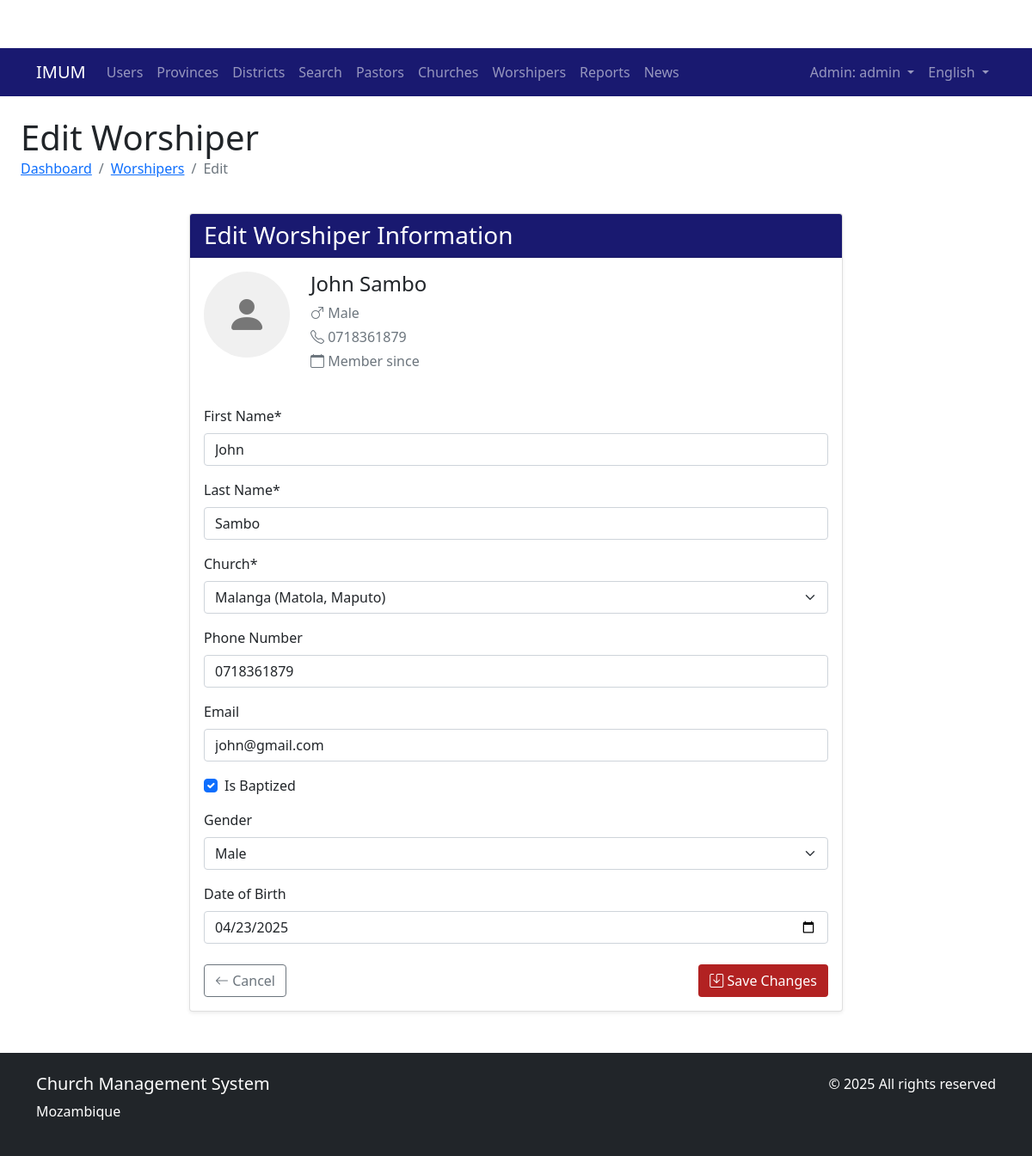
The app's page /worshipers/1/edit/ (signed in) with its own data.
### church/models.py (models this page shows, shortened)
class User(AbstractUser):
    ROLE_CHOICES = (
        ('ADMIN', _('Admin')),
        ('MAIN_REVEREND', _('Main Reverend')),
        ('PASTOR', _('Pastor')),
    )
    GENDER_CHOICES = (
        ('M', _('Male')),
        ('F', _('Female')),
        ('O', _('Other')),
    )
    PASTOR_CATEGORY_CHOICES = (
        ('DEACON', _('Deacon')),
        ('PROBATIONARY', _('Probationary')),
        ('PRESBYTER', _('Presbyter')),
    )
    role = models.CharField(max_length=20, choices=ROLE_CHOICES, default='PASTOR')
    phone_number = models.CharField(max_length=20, blank=True, null=True)
    profile_picture = models.ImageField(upload_to='profile_pics/', blank=True, null=True)
    address = models.TextField(blank=True, null=True)
    gender = models.CharField(max_length=1, choices=GENDER_CHOICES, blank=True, null=True)
    date_of_birth = models.DateField(blank=True, null=True)
    created_by = models.ForeignKey(
        'self',
        on_delete=models.SET_NULL,
        null=True,
        blank=True,
        related_name='created_users',
        verbose_name=_('Created By')
    )
    groups = models.ManyToManyField(
        Group,
        verbose_name=_('groups'),
        blank=True,
        help_text=_(
            'The groups this user belongs to. A user will get all permissions '
            'granted to each of their groups.'
        ),
        related_name="church_user_set",
        related_query_name="church_user",
    )
    user_permissions = models.ManyToManyField(
        Permission,
        verbose_name=_('user permissions'),
        blank=True,
        help_text=_('Specific permissions for this user.'),
        related_name="church_user_set",
        related_query_name="church_user",
    )
    pastor_category = models.CharField(
        max_length=20,
        choices=PASTOR_CATEGORY_CHOICES,
        null=True,
        blank=True,
        verbose_name=_('Pastor Category')
    )
    class Meta:
        verbose_name = _('user')
        verbose_name_plural = _('users')

class Worshiper(models.Model):
    GENDER_CHOICES = (
        ('M', _('Male')),
        ('F', _('Female')),
        ('O', _('Other')),
    )
    first_name = models.CharField(max_length=100, verbose_name=_('First Name'))
    last_name = models.CharField(max_length=100, verbose_name=_('Last Name'))
    church = models.ForeignKey(Church, on_delete=models.CASCADE, related_name='worshipers', verbose_name=_('Church'))
    phone_number = models.CharField(max_length=20, blank=True, null=True, verbose_name=_('Phone Number'))
    email = models.EmailField(blank=True, null=True, verbose_name=_('Email'))
    is_baptized = models.BooleanField(default=False, verbose_name=_('Is Baptized'))
    is_deceased = models.BooleanField(default=False)
    gender = models.CharField(max_length=1, choices=GENDER_CHOICES, blank=True, null=True, verbose_name=_('Gender'))
    date_of_birth = models.DateField(blank=True, null=True, verbose_name=_('Date of Birth'))
    created_at = models.DateTimeField(auto_now_add=True, verbose_name=_('Created At'))
    class Meta:
        verbose_name = _('Worshiper')
        verbose_name_plural = _('Worshipers')
        indexes = [
            models.Index(fields=['is_baptized']),
            models.Index(fields=['is_deceased']),
            models.Index(fields=['gender']),
            models.Index(fields=['date_of_birth']),
            models.Index(fields=['email']),
            models.Index(fields=['church']),
        ]

### church/views.py (the view)
# urls.py: path('worshipers/<int:pk>/edit/', views.worshiper_edit, name='worshiper_edit'),
@login_required
def worshiper_edit(request, pk):
    if request.user.role not in ['ADMIN', 'PASTOR']:
        messages.error(request, _('You do not have permission to access this page.'))
        return redirect('dashboard')
    worshiper = get_object_or_404(Worshiper, pk=pk)
    if request.user.role == 'PASTOR' and worshiper.church.pastor != request.user:
        messages.error(request, _('You can only edit worshipers in your church.'))
        return redirect('worshiper_list')
    if request.method == 'POST':
        form = WorshiperForm(request.POST, request.FILES, instance=worshiper)
        if form.is_valid():
            form.save()
            messages.success(request, _('Worshiper updated successfully!'))
            return redirect('worshiper_list')
    else:
        form = WorshiperForm(instance=worshiper)
        if request.user.role == 'PASTOR':
            form.fields['church'].queryset = Church.objects.filter(pastor=request.user)
            form.fields['church'].widget = forms.HiddenInput()
    return render(request, 'church/pastor/worshiper_edit.html', {'form': form, 'worshiper': worshiper})

### church/forms.py (shortened to what this page needs)
class WorshiperForm(forms.ModelForm):
    class Meta:
        model = Worshiper
        fields = ['first_name', 'last_name', 'church', 'phone_number', 'email', 'is_baptized', 'gender', 'date_of_birth']
        widgets = {
            'date_of_birth': forms.DateInput(attrs={'type': 'date'}),
            'gender': forms.Select(),
        }
        labels = {
            'first_name': _('First Name'),
            'last_name': _('Last Name'),
            'church': _('Church'),
            'phone_number': _('Phone Number'),
            'email': _('Email'),
            'is_baptized': _('Is Baptized'),
            'gender': _('Gender'),
            'date_of_birth': _('Date of Birth'),
        }
    def __init__(self, *args, user=None, **kwargs):
        super().__init__(*args, **kwargs)

### church/models.py (called while the page is built)
    def __str__(self):
        return f"{self.name}, {self.province.name}"

    def __str__(self):
        return f"{self.name} ({self.district})"

### templates/church/pastor/worshiper_edit.html (shortened to what this page needs)
{% extends "church/base.html" %}
{% load i18n crispy_forms_tags %}
{% block content %}
<div class="container-fluid">
    <div class="row mb-4">
        <div class="col">
            <h1 class="mb-0">{% trans "Edit Worshiper" %}</h1>
            <nav aria-label="breadcrumb">
                <ol class="breadcrumb">
                    <li class="breadcrumb-item"><a href="{% url 'church:dashboard' %}">{% trans "Dashboard" %}</a></li>
                    <li class="breadcrumb-item"><a href="{% url 'church:worshiper_list' %}">{% trans "Worshipers" %}</a></li>
                    <li class="breadcrumb-item active" aria-current="page">{% trans "Edit" %}</li>
                </ol>
            </nav>
        </div>
    </div>
    <div class="row justify-content-center">
        <div class="col-lg-8">
            <div class="card shadow-sm">
                <div class="card-header" style="background-color: #191970; color: white;">
                    <h3 class="card-title mb-0">{% trans "Edit Worshiper Information" %}</h3>
                </div>
                <div class="card-body">
                    <div class="row mb-4">
                        <div class="col-auto">
                            {% if worshiper.photo %}
                            <img src="{{ worshiper.photo.url }}" alt="Worshiper Photo" class="rounded-circle" width="100" height="100">
                            {% else %}
                            <div class="rounded-circle d-flex align-items-center justify-content-center" style="width: 100px; height: 100px; background-color: #f0f0f0;">
                                <i class="bi bi-person-fill" style="font-size: 3rem; color: #777;"></i>
                            </div>
                            {% endif %}
                        </div>
                        <div class="col">
                            <h4>{{ worshiper.first_name }} {{ worshiper.last_name }}</h4>
                            <p class="text-muted mb-1">
                                <i class="bi bi-gender-{% if worshiper.gender == 'M' %}male{% elif worshiper.gender == 'F' %}female{% else %}trans{% endif %}"></i>
                                {{ worshiper.get_gender_display }}
                            </p>
                            <p class="text-muted mb-1">
                                <i class="bi bi-telephone"></i> {{ worshiper.phone_number|default:"No phone" }}
                            </p>
                            <p class="text-muted">
                                <i class="bi bi-calendar"></i> {% trans "Member since" %} {{ worshiper.joined_date|date:"SHORT_DATE_FORMAT" }}
                            </p>
                        </div>
                    </div>
                    <form method="post" enctype="multipart/form-data">
                        {{ form|crispy }}
                        <div class="d-flex justify-content-between mt-4">
                            <a href="{% url 'church:worshiper_list' %}" class="btn btn-outline-secondary">
                                <i class="bi bi-arrow-left"></i> {% trans "Cancel" %}
                            </a>
                            <button type="submit" class="btn" style="background-color: #B22222; color: white;">
                                <i class="bi bi-save"></i> {% trans "Save Changes" %}
                            </button>
                        </div>
                    </form>
                </div>
            </div>
        </div>
    </div>
</div>
{% endblock %}

### templates/church/base.html (shortened to what this page needs)
<!DOCTYPE html>
{% load i18n static %}
<html lang="{% if LANGUAGE_CODE %}{{ LANGUAGE_CODE }}{% else %}en{% endif %}">
<head>
    <link href="https://cdn.jsdelivr.net/npm/bootstrap@5.1.3/dist/css/bootstrap.min.css" rel="stylesheet">
    <link rel="stylesheet" href="https://cdn.jsdelivr.net/npm/bootstrap-icons@1.8.1/font/bootstrap-icons.css">
    <link rel="stylesheet" href="{% static 'css/custom.css' %}">
</head>
<body>
    <nav class="navbar navbar-expand-lg navbar-dark" style="background-color: #191970;">
        <div class="container">
            <a class="navbar-brand" href="{% url 'church:dashboard' %}">IMUM</a>
            <div class="collapse navbar-collapse" id="navbarNav">
                <ul class="navbar-nav me-auto">
                    {% if user.is_authenticated %}
                        {% if user.is_superuser or user.role == 'ADMIN' %}
                            <li class="nav-item">
                                <a class="nav-link" href="{% url 'church:user_list' %}">{% trans "Users" %}</a>
                            </li>
                            <li class="nav-item">
                                <a class="nav-link" href="{% url 'church:province_list' %}">{% trans "Provinces" %}</a>
                            </li>
                            <li class="nav-item">
                                <a class="nav-link" href="{% url 'church:district_list' %}">{% trans "Districts" %}</a>
                            </li>
                            <li class="nav-item">
                                <a class="nav-link" href="{% url 'church:search' %}">{% trans "Search" %}</a>
                            </li>
                        {% endif %}
                        {% if user.is_superuser or user.role == 'ADMIN' or user.role == 'MAIN_REVEREND' %}
                            <li class="nav-item">
                                <a class="nav-link" href="{% url 'church:pastor_list' %}">{% trans "Pastors" %}</a>
                            </li>
                            <li class="nav-item">
                                <a class="nav-link" href="{% url 'church:church_list' %}">{% trans "Churches" %}</a>
                            </li>
                        {% endif %}
                        <li class="nav-item">
                            <a class="nav-link" href="{% url 'church:worshiper_list' %}">{% trans "Worshipers" %}</a>
                        </li>
                        <li class="nav-item">
                            <a class="nav-link" href="{% url 'church:reports' %}">{% trans "Reports" %}</a>
                        </li>
                        <li class="nav-item">
                            <a class="nav-link" href="{% url 'church:news_list' %}">{% trans "News" %}</a>
                        </li>
                    {% endif %}
                </ul>
                <ul class="navbar-nav">
                    {% if user.is_authenticated %}
                        <li class="nav-item dropdown">
                            <a class="nav-link dropdown-toggle" href="#" id="navbarDropdown" role="button" data-bs-toggle="dropdown">
                                {{ user.get_role_display }}: {{ user.username }}
                            </a>
                        </li>
                    {% else %}
                        <li class="nav-item">
                            <a class="nav-link" href="{% url 'church:login' %}">{% trans "Login" %}</a>
                        </li>
                    {% endif %}
                    <li class="nav-item dropdown">
                        <a class="nav-link dropdown-toggle" href="#" id="languageDropdown" role="button" data-bs-toggle="dropdown">
                            {% if LANGUAGE_CODE == 'pt' %}Português{% else %}English{% endif %}
                        </a>
                    </li>
                </ul>
            </div>
        </div>
    </nav>
    <div class="container-fluid mt-4">
        {% block content %}
        {% endblock %}
    </div>
    <footer class="bg-dark text-white py-4 mt-5">
        <div class="container">
            <div class="row">
                <div class="col-md-6">
                    <h5>{% trans "Church Management System" %}</h5>
                    <p>{% trans "Mozambique" %}</p>
                </div>
                <div class="col-md-6 text-md-end">
                    <p>&copy; {% now "Y" %} {% trans "All rights reserved" %}</p>
                </div>
            </div>
        </div>
    </footer>
</body>
</html>

### static/css/custom.css (style rules this page uses)
:root { --primary-color: #B22222; --secondary-color: #191970; }
body { padding-top: 56px; }
.navbar { background-color: var(--secondary-color) !important; }
.card-header { font-weight: 600; }

### records on screen
User: role "Admin", username "admin"
Worshiper: first_name "John", last_name "Sambo", gender "Male", phone_number "0718361879", church "Malanga (Matola, Maputo)", email "john@gmail.com", is_baptized "☑", date_of_birth "04/23/2025"
